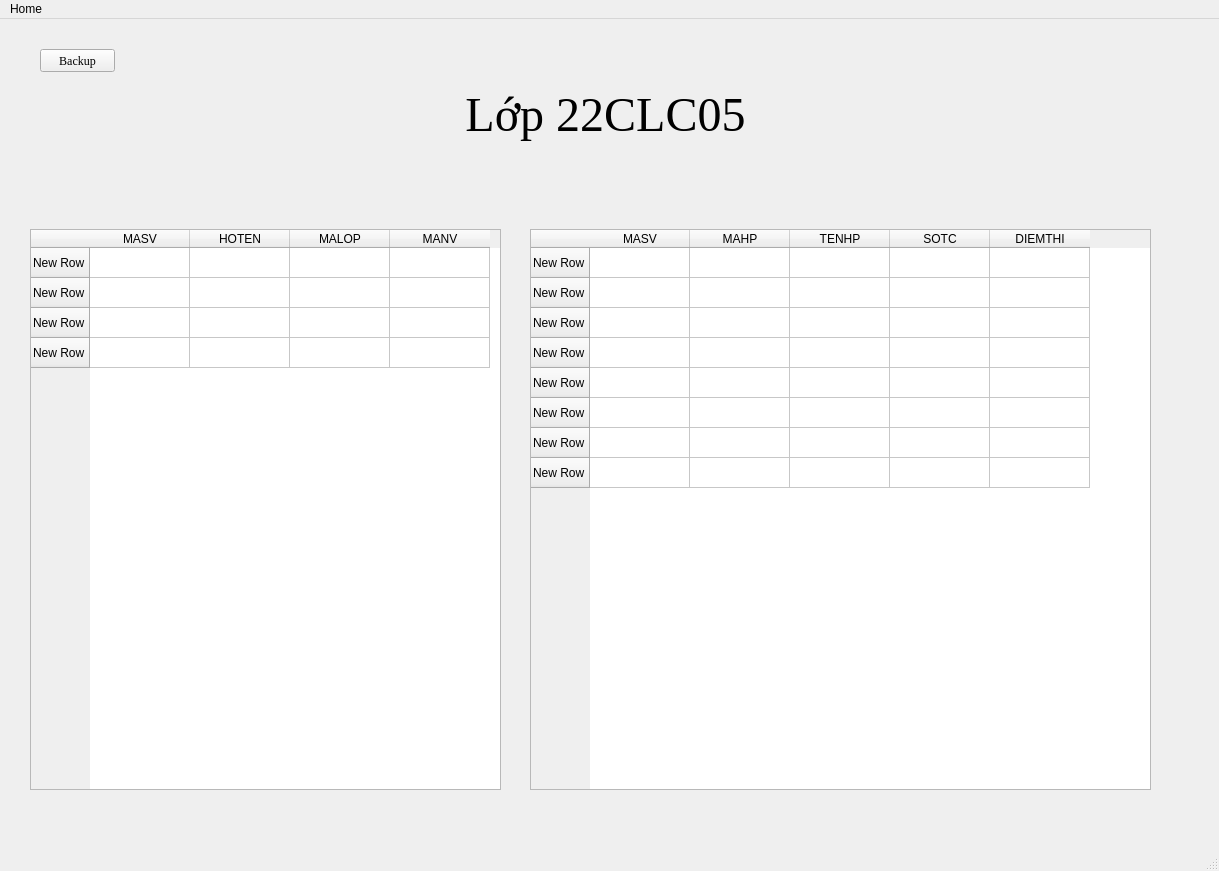
<?xml version="1.0" encoding="UTF-8"?>
<ui version="4.0">
 <class>MainWindow</class>
 <widget class="QMainWindow" name="MainWindow">
  <property name="geometry">
   <rect>
    <x>0</x>
    <y>0</y>
    <width>1219</width>
    <height>871</height>
   </rect>
  </property>
  <property name="windowTitle">
   <string>MainWindow</string>
  </property>
  <widget class="QWidget" name="centralwidget">
   <widget class="QLabel" name="label">
    <property name="geometry">
     <rect>
      <x>10</x>
      <y>40</y>
      <width>1191</width>
      <height>111</height>
     </rect>
    </property>
    <property name="font">
     <font>
      <family>Times New Roman</family>
      <pointsize>36</pointsize>
     </font>
    </property>
    <property name="text">
     <string>Lớp 22CLC05</string>
    </property>
    <property name="alignment">
     <set>Qt::AlignCenter</set>
    </property>
   </widget>
   <widget class="QTableWidget" name="tableWidget">
    <property name="geometry">
     <rect>
      <x>30</x>
      <y>210</y>
      <width>471</width>
      <height>561</height>
     </rect>
    </property>
    <row>
     <property name="text">
      <string>New Row</string>
     </property>
    </row>
    <row>
     <property name="text">
      <string>New Row</string>
     </property>
    </row>
    <row>
     <property name="text">
      <string>New Row</string>
     </property>
    </row>
    <row>
     <property name="text">
      <string>New Row</string>
     </property>
    </row>
    <column>
     <property name="text">
      <string>MASV</string>
     </property>
    </column>
    <column>
     <property name="text">
      <string>HOTEN</string>
     </property>
    </column>
    <column>
     <property name="text">
      <string>MALOP</string>
     </property>
    </column>
    <column>
     <property name="text">
      <string>MANV</string>
     </property>
    </column>
   </widget>
   <widget class="QPushButton" name="pushButton">
    <property name="geometry">
     <rect>
      <x>40</x>
      <y>30</y>
      <width>75</width>
      <height>23</height>
     </rect>
    </property>
    <property name="font">
     <font>
      <family>Times New Roman</family>
      <pointsize>9</pointsize>
     </font>
    </property>
    <property name="text">
     <string>Backup</string>
    </property>
   </widget>
   <widget class="QTableWidget" name="tableWidget_2">
    <property name="geometry">
     <rect>
      <x>530</x>
      <y>210</y>
      <width>621</width>
      <height>561</height>
     </rect>
    </property>
    <row>
     <property name="text">
      <string>New Row</string>
     </property>
    </row>
    <row>
     <property name="text">
      <string>New Row</string>
     </property>
    </row>
    <row>
     <property name="text">
      <string>New Row</string>
     </property>
    </row>
    <row>
     <property name="text">
      <string>New Row</string>
     </property>
    </row>
    <row>
     <property name="text">
      <string>New Row</string>
     </property>
    </row>
    <row>
     <property name="text">
      <string>New Row</string>
     </property>
    </row>
    <row>
     <property name="text">
      <string>New Row</string>
     </property>
    </row>
    <row>
     <property name="text">
      <string>New Row</string>
     </property>
    </row>
    <column>
     <property name="text">
      <string>MASV</string>
     </property>
    </column>
    <column>
     <property name="text">
      <string>MAHP</string>
     </property>
    </column>
    <column>
     <property name="text">
      <string>TENHP</string>
     </property>
    </column>
    <column>
     <property name="text">
      <string>SOTC</string>
     </property>
    </column>
    <column>
     <property name="text">
      <string>DIEMTHI</string>
     </property>
    </column>
   </widget>
  </widget>
  <widget class="QStatusBar" name="statusbar"/>
  <widget class="QMenuBar" name="menubar">
   <property name="geometry">
    <rect>
     <x>0</x>
     <y>0</y>
     <width>1219</width>
     <height>21</height>
    </rect>
   </property>
   <widget class="QMenu" name="menuT_i_Kho_n">
    <property name="title">
     <string>Home</string>
    </property>
    <widget class="QMenu" name="menuTai_Khoan">
     <property name="title">
      <string>Tai Khoan</string>
     </property>
     <addaction name="separator"/>
    </widget>
    <addaction name="menuTai_Khoan"/>
    <addaction name="actionQuan_Ly_Lop_Hoc"/>
   </widget>
   <addaction name="menuT_i_Kho_n"/>
  </widget>
  <action name="actionHome">
   <property name="text">
    <string>Home</string>
   </property>
  </action>
  <action name="actionThongo_Tin">
   <property name="text">
    <string/>
   </property>
  </action>
  <action name="actionHome_2">
   <property name="text">
    <string>Home</string>
   </property>
  </action>
  <action name="actionQuan_Ly_Lop_Hoc">
   <property name="text">
    <string>Quan Ly Lop Hoc</string>
   </property>
  </action>
 </widget>
 <resources/>
 <connections/>
</ui>
